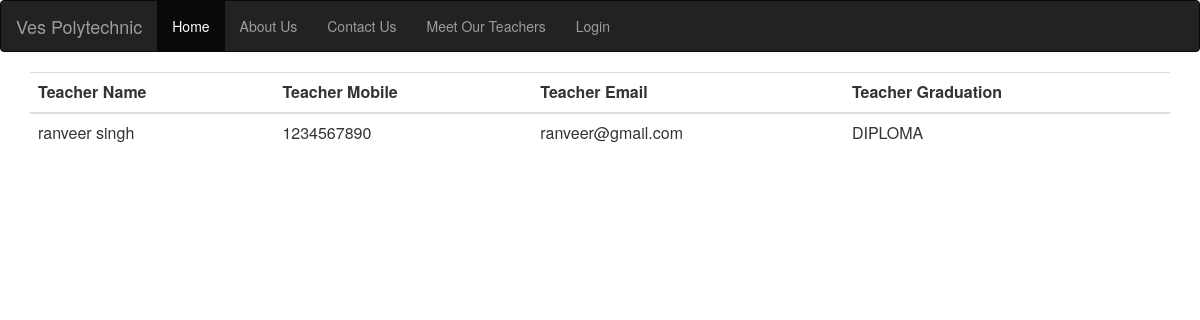
The page /MeetOurStaff.php on the database its author committed.
### tables this page shows
CREATE TABLE `teachers` (
  `id` int(11) NOT NULL,
  `teacher_name` varchar(255) NOT NULL,
  `username` varchar(255) NOT NULL,
  `teacher_mobile` int(11) NOT NULL,
  `email` varchar(255) NOT NULL,
  `teacher_graduation` varchar(255) NOT NULL,
  `password` varchar(255) NOT NULL,
  `branch` varchar(255) NOT NULL
);

### MeetOurStaff.php (the view)
<html>
<?php
    include_once("INCLUDES/header.php");
?>
    <body>
        <?php
        include_once("INCLUDES/navigation.php");
        ?>
        <div class="container">
        <table class="table table-hover table-responsive">
        <tr>
            <th>Teacher Name</th>
            <th>Teacher Mobile</th>
            <th>Teacher Email</th>
            <th>Teacher Graduation</th>
        </tr>
    <tbody>
         <?php
$query = "select * from teachers";
$view_query = mysqli_query($connection, $query);
while($row = mysqli_fetch_assoc($view_query)){
    $teacher_name = $row['teacher_name'];
    $teacher_mobile = $row['teacher_mobile'];
    $teacher_email = $row['email'];
    $teacher_graduation = $row['teacher_graduation'];
}
        echo "<td>$teacher_name</td>";
        echo "<td>$teacher_mobile</td>";
        echo "<td>$teacher_email</td>";
        echo "<td>$teacher_graduation</td>";
?>
    </tbody>
    </table>
</div>
    </body>
</html>

### rows shown on the page
teachers: teacher_name "ranveer singh", teacher_mobile "1234567890", email "ranveer@gmail.com", teacher_graduation "DIPLOMA"
